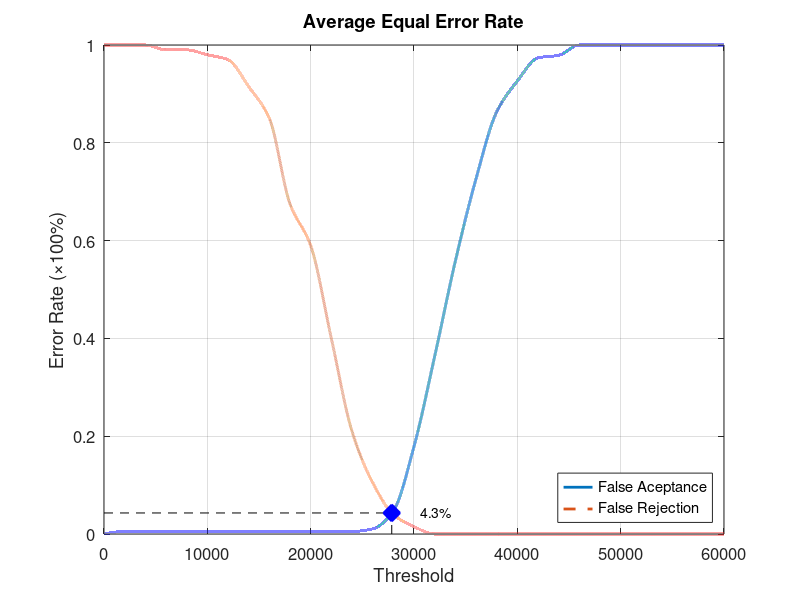
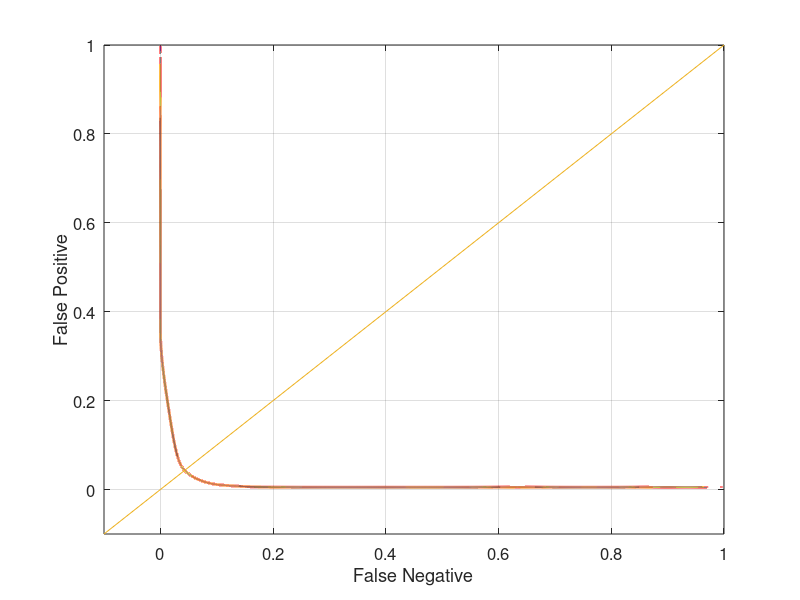

MATLAB code for these plots, in order:
function yEER = Database4_2
close all;
clear;
clc;
x = 0:2000:60000;
xq = 0:0.5:60000;

y0 = [0 0.00526316 0.00526316 0.00526316 0.00526316 0.00526316 0.00526316 0.00526316 0.00526316 0.00526316 0.00526316 0.00526316 0.00526316 0.0105263 0.0473684 0.178947 0.363158 0.557895 0.726316 0.863158 0.926316 0.973684 0.978947 1 1 1 1 1 1 1 1];
yy0 = interp1(x, y0, xq, 'pchip');
y1 = [1 1 1 0.99 0.99 0.98 0.97 0.915 0.85 0.675 0.59 0.4 0.21 0.105 0.04 0.015 0 0 0 0 0 0 0 0 0 0 0 0 0 0 0];
yy1 = interp1(x, y1, xq, 'pchip');

% Calculating EER: 
y2 = abs(y0 - y1);
find(y2 == min(y2))
yy2 = abs(yy0 - yy1);
xEER = find(yy2 == min(yy2));
xEERIndex = xq(xEER) % X-axis EER
yEER = yy0(xEER) % Y-axis EER

main = figure
plot(xq, yy0,'-','LineWidth', 2);	hold on
plot(xq, yy1,'--','LineWidth', 2);	hold on
plot([xEERIndex xEERIndex], [0 yEER], 'k--');	hold on
plot([0 xEERIndex], [yEER yEER], 'k--');	hold on
plot(xEERIndex, yEER, 'bx', 'LineWidth', 10);	hold on
text(xEERIndex + 10 * xEERIndex / 100, yEER, [num2str(round((10000 * yEER)) / 100) '%'])
legend('False Aceptance', 'False Rejection', 'Location', 'SouthEast')
xlabel('Threshold')
ylabel('Error Rate (\times100%)')
title('Average Equal Error Rate')
set(gca, 'FontSize', 12)
axis([0 60000 0 1])
grid on

print(main, 'Database4_2Main', '-dpng');
FNRxFPR = figure('Color', [1 1 1]);
plot(yy1, yy0, '-', yy1, yy0, 'LineWidth', 2);
hold on
y = -0.1:0.1:1
plot(y, y); 
set(gca, 'FontSize', 12)
xlabel('False Negative')
ylabel('False Positive')
axis([-0.1 1 -0.1 1])
set(gca, 'FontSize', 12)
grid on

print(FNRxFPR, 'Database4_2FNRxFPR','-dpng');
end
